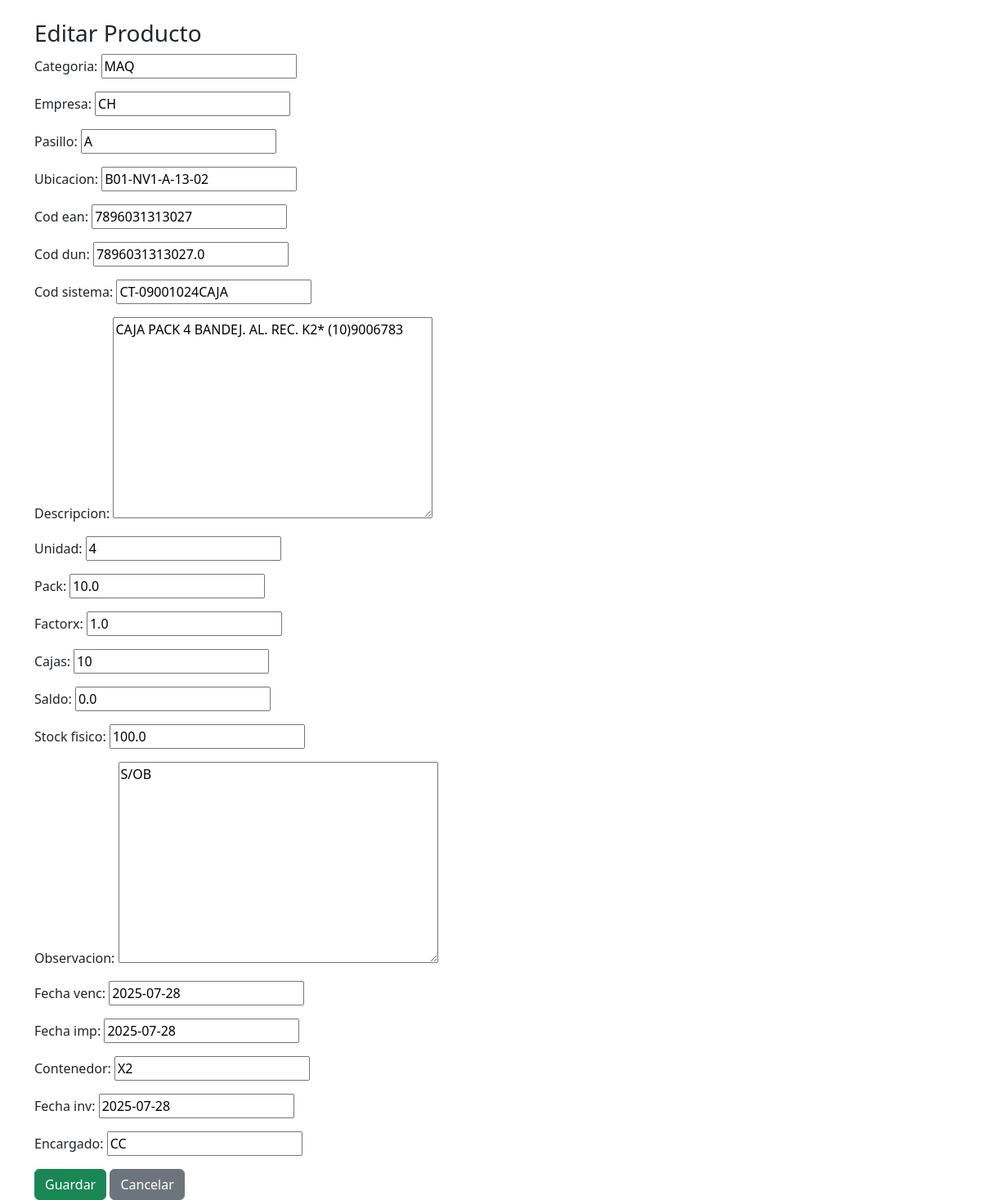
Screenshot of /editar/30/ with the database file from the repository.
### inventario/models.py (models this page shows, shortened)
class Producto(models.Model):
    categoria = models.CharField(max_length=100)
    empresa = models.CharField(max_length=100)
    pasillo = models.CharField(max_length=50)
    ubicacion = models.CharField(max_length=100)
    cod_ean = models.CharField(max_length=50)
    cod_dun = models.CharField(max_length=50)
    cod_sistema = models.CharField(max_length=50)
    descripcion = models.TextField()
    unidad = models.CharField(max_length=20)
    pack = models.CharField(max_length=20)
    factorx = models.FloatField()
    cajas = models.IntegerField()
    saldo = models.FloatField()
    stock_fisico = models.FloatField()
    observacion = models.TextField(blank=True, null=True)
    fecha_venc = models.DateField()
    fecha_imp = models.DateField()
    contenedor = models.CharField(max_length=50)
    fecha_inv = models.DateField()
    encargado = models.CharField(max_length=100)

### inventario/views.py (the view)
# urls.py: path('editar/<int:pk>/', views.editar_producto, name='editar_producto'),
def editar_producto(request, pk):
    producto = get_object_or_404(Producto, pk=pk)
    if request.method == 'POST':
        form = ProductoForm(request.POST, instance=producto)
        if form.is_valid():
            form.save()
            return redirect('lista_productos')
    else:
        form = ProductoForm(instance=producto)
    return render(request, 'inventario/editar_producto.html', {'form': form})

### inventario/forms.py
class ProductoForm(forms.ModelForm):
    class Meta:
        model = Producto
        fields = '__all__'

### inventario/templates/inventario/editar_producto.html (shortened to what this page needs)
<!DOCTYPE html>
<html>
<head>
    <link href="https://cdn.jsdelivr.net/npm/bootstrap@5.3.0/dist/css/bootstrap.min.css" rel="stylesheet">
</head>
<body>
<div class="container mt-4">
    <h3>Editar Producto</h3>
    <form method="post">
        {{ form.as_p }}
        <button type="submit" class="btn btn-success">Guardar</button>
        <a href="/" class="btn btn-secondary">Cancelar</a>
    </form>
</div>
</body>
</html>

### rows the page displays
Producto: categoria "MAQ", empresa "CH", pasillo "A", ubicacion "B01-NV1-A-13-02", cod_ean "7896031313027", cod_dun "7896031313027.0", cod_sistema "CT-09001024CAJA", descripcion "CAJA PACK 4 BANDEJ. AL. REC. K2* (10)9006783", unidad "4", pack "10.0", factorx "1.0", cajas "10", saldo "0.0", stock_fisico "100.0", observacion "S/OB", fecha_venc "2025-07-28", fecha_imp "2025-07-28", contenedor "X2", fecha_inv "2025-07-28", encargado "CC"
